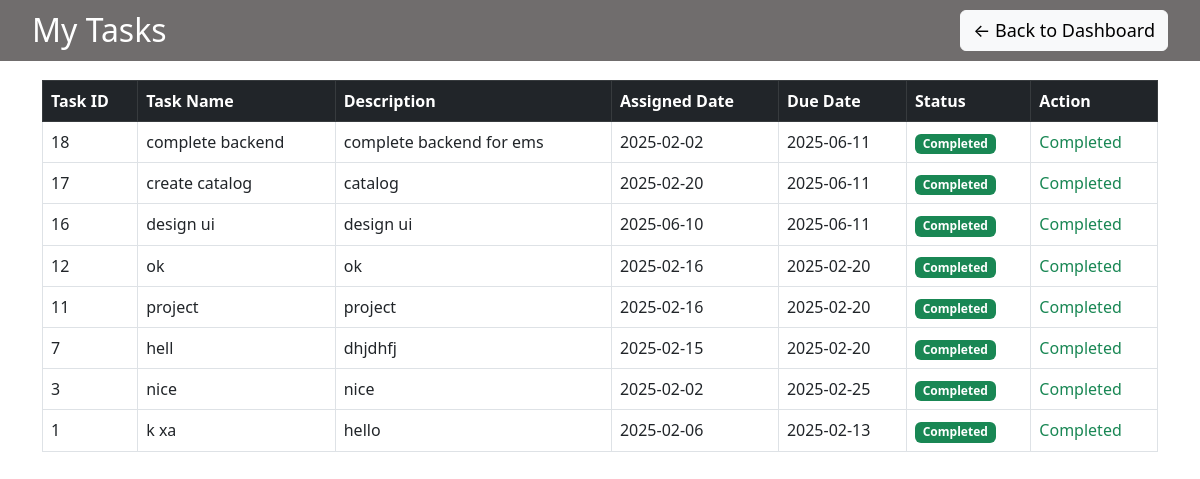
/task.php (signed in), run on the app's committed database.
### tables this page shows
CREATE TABLE `task` (
  `task_id` int(11) NOT NULL,
  `employee_id` int(11) DEFAULT NULL,
  `id` int(11) DEFAULT NULL,
  `task_name` varchar(255) NOT NULL,
  `description` text DEFAULT NULL,
  `assigned_date` date NOT NULL,
  `due_date` date NOT NULL,
  `status` enum('pending','in-progress','completed') NOT NULL DEFAULT 'pending',
  `completion_date` date DEFAULT NULL
);

### task.php (the view, shortened to what this page needs)
<?php
include 'db_config.php';
$employee_id = $_SESSION['employee_id'];
$tasksStmt = $conn->prepare("SELECT * FROM task WHERE employee_id = ? ORDER BY task_id DESC");
$tasksStmt->bind_param("i", $employee_id);
$tasksStmt->execute();
$tasks = $tasksStmt->get_result();
?>
<!DOCTYPE html>
<html lang="en">
<head>
    <link href="https://cdn.jsdelivr.net/npm/bootstrap@5.3.0/dist/css/bootstrap.min.css" rel="stylesheet" />
</head>
<body>
<nav class="navbar fixed-top">
    <div class="container-fluid d-flex justify-content-between">
        <h2 class="text-white m-0">My Tasks</h2>
        <a href="employee_dashboard.php" class="btn btn-light">← Back to Dashboard</a>
    </div>
</nav>
<div class="container">
    <table class="table table-bordered mt-3">
        <thead class="table-dark">
            <tr>
                <th>Task ID</th>
                <th>Task Name</th>
                <th>Description</th>
                <th>Assigned Date</th>
                <th>Due Date</th>
                <th>Status</th>
                <th>Action</th>
            </tr>
        </thead>
        <tbody>
            <?php while ($task = $tasks->fetch_assoc()): ?>
                <?php
                    $status = strtolower($task['status']);
                    $status_labels = [
                        'pending' => ['label' => 'Pending', 'class' => 'bg-secondary'],
                        'in-progress' => ['label' => 'In Progress', 'class' => 'bg-warning text-dark'],
                        'completed' => ['label' => 'Completed', 'class' => 'bg-success']
                    ];
                    $status_data = $status_labels[$status] ?? ['label' => 'Unknown', 'class' => 'bg-dark'];
                ?>
                <tr>
                    <td><?= $task['task_id']; ?></td>
                    <td><?= htmlspecialchars($task['task_name']); ?></td>
                    <td><?= htmlspecialchars($task['description']); ?></td>
                    <td><?= $task['assigned_date']; ?></td>
                    <td><?= $task['due_date']; ?></td>
                    <td><span class="badge <?= $status_data['class'] ?>"><?= $status_data['label'] ?></span></td>
                    <td>
                        <?php if ($status === 'pending'): ?>
                            <form method="POST" action="">
                                <input type="hidden" name="task_id" value="<?= $task['task_id']; ?>">
                                <input type="hidden" name="status" value="in-progress">
                                <button type="submit" class="btn btn-sm btn-warning">Mark as In Progress</button>
                            </form>
                        <?php else: ?>
                            <span class="text-success">Completed</span>
                        <?php endif; ?>
                    </td>
                </tr>
            <?php endwhile; ?>
        </tbody>
    </table>
</div>
</body>
</html>

### task.php (style rules this page uses)
.navbar { background-color: rgb(112, 109, 109); padding: 10px 20px; }
.navbar a { text-decoration: none; font-size: 18px; }
.container { margin-top: 80px; }

### data on the page
task: task_id "18", task_name "complete backend", description "complete backend for ems", assigned_date "2025-02-02", due_date "2025-06-11", status "Completed"
task: task_id "17", task_name "create catalog", description "catalog", assigned_date "2025-02-20", due_date "2025-06-11", status "Completed"
task: task_id "16", task_name "design ui", description "design ui", assigned_date "2025-06-10", due_date "2025-06-11", status "Completed"
task: task_id "12", task_name "ok", description "ok", assigned_date "2025-02-16", due_date "2025-02-20", status "Completed"
task: task_id "11", task_name "project", description "project", assigned_date "2025-02-16", due_date "2025-02-20", status "Completed"
task: task_id "7", task_name "hell", description "dhjdhfj", assigned_date "2025-02-15", due_date "2025-02-20", status "Completed"
task: task_id "3", task_name "nice", description "nice", assigned_date "2025-02-02", due_date "2025-02-25", status "Completed"
task: task_id "1", task_name "k xa", description "hello", assigned_date "2025-02-06", due_date "2025-02-13", status "Completed"
